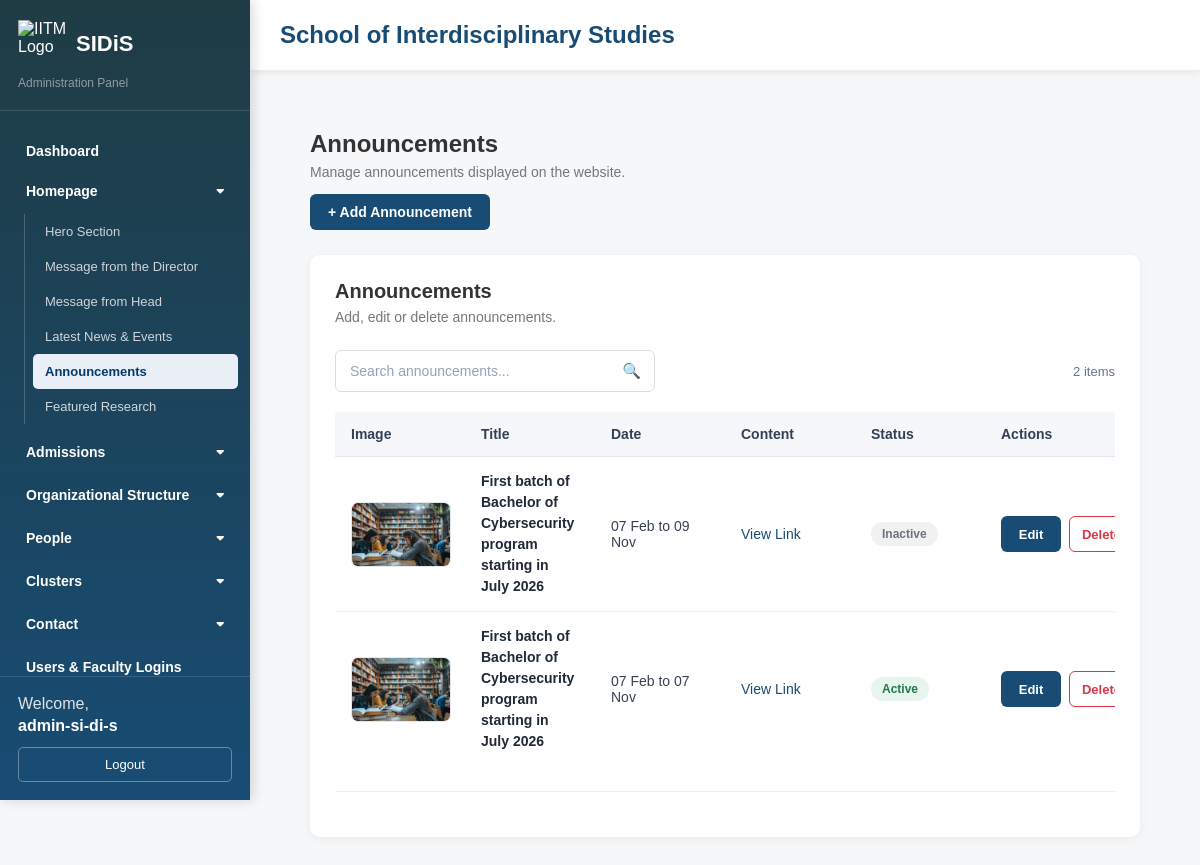
The page /admin/announcements.php (signed in) on the database its author committed.
### tables this page shows
CREATE TABLE `announcements` (
  `id` int UNSIGNED NOT NULL,
  `title` varchar(500) NOT NULL,
  `date_text` varchar(255) NOT NULL,
  `link` varchar(255) NOT NULL,
  `image` varchar(255) NOT NULL,
  `status` tinyint(1) NOT NULL DEFAULT '1',
  `created_at` timestamp NOT NULL DEFAULT CURRENT_TIMESTAMP,
  `updated_at` timestamp NOT NULL DEFAULT CURRENT_TIMESTAMP ON UPDATE CURRENT_TIMESTAMP
);

### admin/announcements.php (the view, shortened to what this page needs)
<?php include 'header.php'; ?>
<?php
require_once '../config.php';
$stmt = $pdo->prepare("
    SELECT
        id,
        title,
        date_text,
        link,
        image,
        status
    FROM announcements
    ORDER BY id DESC
");
$stmt->execute();
$announcements = $stmt->fetchAll(PDO::FETCH_ASSOC);
?>
<div class="dashboard-content">
    <div class="page-header">
        <div>
            <h2>Announcements</h2>
            <p>
                Manage announcements displayed on the website.
            </p>
        </div>
        <div>
            <a href="addann.php" class="btn-add">
                + Add Announcement
            </a>
        </div>
    </div>
    <div class="dashboard-card">
        <div class="card-header">
            <div>
                <h3>Announcements</h3>
                <p>
                    Add, edit or delete announcements.
                </p>
            </div>
        </div>
        <?php if (!empty($announcements)): ?>
            <div class="table-toolbar">
                <div class="table-search">
                    <input
                        type="text"
                        id="tableSearch"
                        class="table-search-input"
                        placeholder="Search announcements..."
                        autocomplete="off"
                    >
                    <span class="table-search-icon">
                    </span>
                </div>
                <div
                    id="searchResultCount"
                    class="search-result-count"
                ></div>
            </div>
            <div class="table-wrapper">
                <table
                    class="data-table"
                    id="announcementTable"
                >
                    <thead>
                        <tr>
                            <th>Image</th>
                            <th>Title</th>
                            <th>Date</th>
                            <th>Content</th>
                            <th>Status</th>
                            <th>Actions</th>
                        </tr>
                    </thead>
                    <tbody id="announcementTableBody">
                        <?php foreach ($announcements as $announcement): ?>
                            <?php
                            $content =
                                $announcement['link'] ?? '';
                            $isAttachment = false;
                            ?>
                            <tr class="table-data-row">
                                <td>
                                    <?php if (!empty($announcement['image'])): ?>
                                        <img
                                            src="../images/<?= htmlspecialchars(
                                                $announcement['image'],
                                                ENT_QUOTES,
                                                'UTF-8'
                                            ) ?>"
                                            alt="<?= htmlspecialchars(
                                                $announcement['title'],
                                                ENT_QUOTES,
                                                'UTF-8'
                                            ) ?>"
                                            class="table-image"
                                        >
                                    <?php else: ?>
                                        <span class="table-muted">
                                            No Image
                                        </span>
                                    <?php endif; ?>
                                </td>
                                <td>
                                    <strong class="table-title">
                                        <?= htmlspecialchars(
                                            $announcement['title'],
                                            ENT_QUOTES,
                                            'UTF-8'
                                        ) ?>
                                    </strong>
                                </td>
                                <td>
                                    <?= htmlspecialchars(
                                        $announcement['date_text'],
                                        ENT_QUOTES,
                                        'UTF-8'
                                    ) ?>
                                </td>
                                <td>
                                    <?php if ($isAttachment): ?>
                                        <a
                                            href="../images/attachments/<?= htmlspecialchars(
                                                $content,
                                                ENT_QUOTES,
                                                'UTF-8'
                                            ) ?>"
                                            target="_blank"
                                            rel="noopener noreferrer"
                                            class="table-link"
                                        >
                                            View PDF
                                        </a>
                                    <?php elseif (!empty($content)): ?>
                                        <a
                                            href="<?= htmlspecialchars(
                                                $content,
                                                ENT_QUOTES,
                                                'UTF-8'
                                            ) ?>"
                                            target="_blank"
                                            rel="noopener noreferrer"
                                            class="table-link"
                                        >
                                            View Link
                                        </a>
                                    <?php else: ?>
                                        <span class="table-muted">
                                            No Content
                                        </span>
                                    <?php endif; ?>
                                </td>
                                <td>
                                    <?php if ($announcement['status'] == 1): ?>
                                        <span class="status-badge status-active">
                                            Active
                                        </span>
                                    <?php else: ?>
                                        <span class="status-badge status-inactive">
                                            Inactive
                                        </span>
                                    <?php endif; ?>
                                </td>
                                <td>
                                    <div class="table-actions">
                                        <a
                                            href="editann.php?id=<?= (int)$announcement['id'] ?>"
                                            class="btn-edit"
                                        >
                                            Edit
                                        </a>
                                        <button
                                            type="button"
                                            class="btn-delete"
                                            onclick="openDeleteModal(
                                                <?= (int)$announcement['id'] ?>,
                                                <?= htmlspecialchars(
                                                    json_encode(
                                                        $announcement['title']
                                                    ),
                                                    ENT_QUOTES,
                                                    'UTF-8'
                                                ) ?>
                                            )"
                                        >
                                            Delete
                                        </button>
                                    </div>
                                </td>
                            </tr>
                        <?php endforeach; ?>
                    </tbody>
                </table>
            </div>
            <div
                id="tablePagination"
                class="table-pagination"
            ></div>
        <?php endif; ?>
    </div>
</div>
<?php include 'footer.php'; ?>

### admin/style.css (style rules this page uses)
* { box-sizing: border-box; }
body { margin: 0; font-family: Arial, Helvetica, sans-serif; background: #f5f7f9; color: #333; }
.dashboard-content { padding: 30px; }
.page-header { margin-bottom: 25px; }
.page-header h2 { margin: 0; font-size: 24px; font-weight: 600; }
.page-header p { margin-top: 6px; color: #777; font-size: 14px; }
.dashboard-card { background: #fff; border-radius: 10px; padding: 25px; margin-bottom: 25px; box-shadow: 0 2px 10px rgba(0, 0, 0, 0.06); }
.card-header { margin-bottom: 25px; }
.card-header h3 { margin: 0; font-size: 20px; font-weight: 600; }
.card-header p { color: #777; margin-top: 6px; font-size: 14px; }
.table-wrapper { width: 100%; overflow-x: auto; margin-top: 20px; }
.data-table { width: 100%; border-collapse: separate; border-spacing: 0; table-layout: fixed; }
.data-table thead th { background: #f5f7fa; color: #334155; font-size: 14px; font-weight: 600; text-align: left; padding: 14px 16px; border-bottom: 1px solid #e5e7eb; white-space: nowrap; }
.data-table tbody td { padding: 14px 16px; border-bottom: 1px solid #edf0f3; vertical-align: middle; color: #374151; font-size: 14px; }
.data-table tbody tr:last-child td { border-bottom: none; }
.table-image { width: 100px; height: 65px; object-fit: cover; display: block; border-radius: 7px; border: 1px solid #e5e7eb; background: #f8fafc; }
.table-actions { display: flex; align-items: center; gap: 8px; white-space: nowrap; }
.btn-edit { display: inline-flex; align-items: center; justify-content: center; min-width: 60px; height: 36px; padding: 0 14px; background: #184c74; color: #ffffff; border: none; border-radius: 6px; font-size: 13px; font-weight: 600; text-decoration: none; cursor: pointer; transition: all 0.2s ease; }
.btn-delete { display: inline-flex; align-items: center; justify-content: center; min-width: 65px; height: 36px; padding: 0 14px; background: #ffffff; color: #dc3545; border: 1px solid #dc3545; border-radius: 6px; font-size: 13px; font-weight: 600; cursor: pointer; transition: all 0.2s ease; }
.btn-add { display: inline-flex; align-items: center; justify-content: center; gap: 6px; padding: 10px 18px; background: #184c74; color: #ffffff; border-radius: 6px; font-size: 14px; font-weight: 600; text-decoration: none; transition: all 0.2s ease; }
.status-badge { display: inline-flex; align-items: center; justify-content: center; padding: 6px 11px; border-radius: 20px; font-size: 12px; font-weight: 600; line-height: 1; }
.status-active { background: #e8f5ee; color: #237a4b; }
.status-inactive { background: #f1f1f1; color: #6b7280; }
.table-link { color: #184c74; font-weight: 500; text-decoration: none; }
.table-toolbar { display: flex; align-items: center; justify-content: space-between; gap: 20px; margin: 20px 0; }
.table-search { position: relative; width: 320px; }
.table-search-input { width: 100%; height: 42px; padding: 0 42px 0 14px; border: 1px solid #d9dee5; border-radius: 6px; background: #ffffff; color: #334155; font-size: 14px; outline: none; transition: border-color 0.2s ease, box-shadow 0.2s ease; }
.table-search-input::placeholder { color: #94a3b8; }
.table-search-icon { position: absolute; right: 14px; top: 50%; transform: translateY(-50%); color: #64748b; font-size: 15px; pointer-events: none; }
.search-result-count { color: #64748b; font-size: 13px; }
.table-title { color: #1f2937; line-height: 1.5; }
.table-pagination { display: flex; align-items: center; justify-content: center; gap: 6px; margin-top: 25px; padding-top: 20px; border-top: 1px solid #edf0f3; }

### rows shown on the page
announcements: image (picture), title "First batch of Bachelor of Cybersecurity program starting in July 2026", date_text "07 Feb to 09 Nov", status "Inactive"
announcements: image (picture), title "First batch of Bachelor of Cybersecurity program starting in July 2026", date_text "07 Feb to 07 Nov", status "Active"

### other values the page prints
$section "Homepage"
$pageTitle "Hero Section"
$pageTitle "Message from the Director"
$pageTitle "Message from Head"
$pageTitle "Latest News & Events"
$pageTitle "Announcements"
$pageTitle "Featured Research"
$section "Admissions"
$section "Organizational Structure"
$section "People"
$section "Clusters"
$section "Contact"
$_SESSION['admin_username'] "admin-si-di-s"
